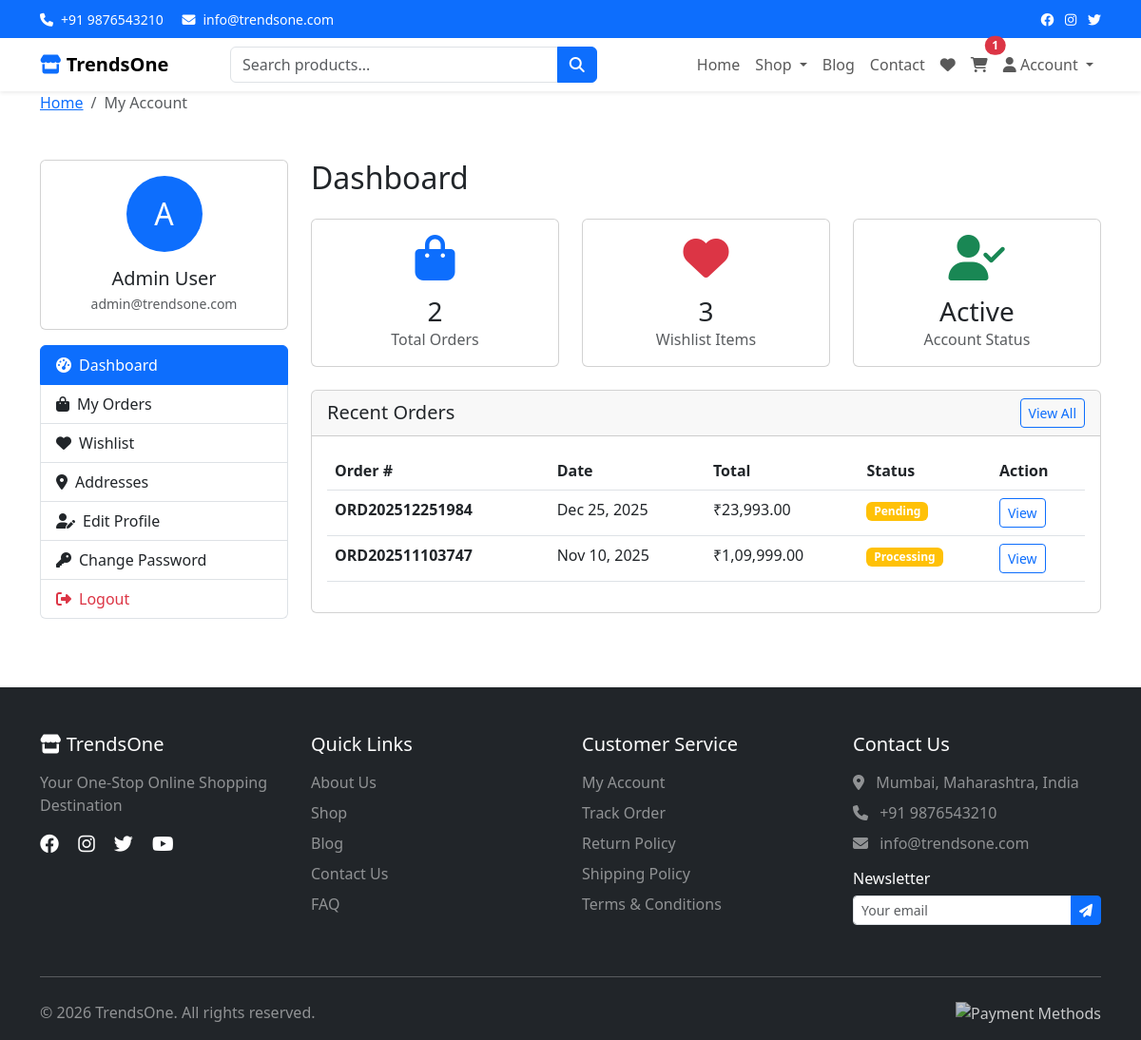
Page /my-account.php (signed in) on the committed database.
### tables this page shows
CREATE TABLE `users` (
  `id` int(11) NOT NULL,
  `name` varchar(100) NOT NULL,
  `email` varchar(100) NOT NULL,
  `password` varchar(255) NOT NULL,
  `phone` varchar(20) DEFAULT NULL,
  `avatar` varchar(255) DEFAULT NULL,
  `address` text DEFAULT NULL,
  `city` varchar(100) DEFAULT NULL,
  `state` varchar(100) DEFAULT NULL,
  `pincode` varchar(10) DEFAULT NULL,
  `country` varchar(50) DEFAULT 'India',
  `email_verified` tinyint(1) DEFAULT 0,
  `verification_token` varchar(100) DEFAULT NULL,
  `password_reset_token` varchar(100) DEFAULT NULL,
  `password_reset_expires` datetime DEFAULT NULL,
  `status` enum('active','blocked') DEFAULT 'active',
  `role` enum('customer','admin') DEFAULT 'customer',
  `last_login` datetime DEFAULT NULL,
  `created_at` timestamp NOT NULL DEFAULT current_timestamp(),
  `updated_at` timestamp NOT NULL DEFAULT current_timestamp() ON UPDATE current_timestamp()
);

CREATE TABLE `orders` (
  `id` int(11) NOT NULL,
  `user_id` int(11) DEFAULT NULL,
  `order_number` varchar(50) NOT NULL,
  `order_status` enum('pending','processing','shipped','delivered','cancelled','refunded') DEFAULT 'pending',
  `payment_method` enum('razorpay','cod') NOT NULL,
  `payment_status` enum('pending','paid','failed','refunded') DEFAULT 'pending',
  `razorpay_order_id` varchar(100) DEFAULT NULL,
  `razorpay_payment_id` varchar(100) DEFAULT NULL,
  `razorpay_signature` varchar(255) DEFAULT NULL,
  `subtotal` decimal(10,2) NOT NULL,
  `discount_amount` decimal(10,2) DEFAULT 0.00,
  `coupon_code` varchar(50) DEFAULT NULL,
  `tax_amount` decimal(10,2) DEFAULT 0.00,
  `shipping_charge` decimal(10,2) DEFAULT 0.00,
  `total_amount` decimal(10,2) NOT NULL,
  `customer_name` varchar(100) NOT NULL,
  `customer_email` varchar(100) NOT NULL,
  `customer_phone` varchar(20) NOT NULL,
  `shipping_address` text NOT NULL,
  `shipping_city` varchar(100) NOT NULL,
  `shipping_state` varchar(100) NOT NULL,
  `shipping_pincode` varchar(10) NOT NULL,
  `billing_address` text DEFAULT NULL,
  `billing_city` varchar(100) DEFAULT NULL,
  `billing_state` varchar(100) DEFAULT NULL,
  `billing_pincode` varchar(10) DEFAULT NULL,
  `billing_same_as_shipping` tinyint(1) DEFAULT 1,
  `order_notes` text DEFAULT NULL,
  `admin_notes` text DEFAULT NULL,
  `shipped_date` datetime DEFAULT NULL,
  `delivered_date` datetime DEFAULT NULL,
  `created_at` timestamp NOT NULL DEFAULT current_timestamp(),
  `updated_at` timestamp NOT NULL DEFAULT current_timestamp() ON UPDATE current_timestamp()
);

### config/config.php (called while the page is built, shortened)
<?php
try {
    $dsn = "mysql:host=" . DB_HOST . ";dbname=" . DB_NAME . ";charset=" . DB_CHARSET;
    $options = [
        PDO::ATTR_ERRMODE => PDO::ERRMODE_EXCEPTION,
        PDO::ATTR_DEFAULT_FETCH_MODE => PDO::FETCH_ASSOC,
        PDO::ATTR_EMULATE_PREPARES => false,
        PDO::ATTR_PERSISTENT => false,
        PDO::MYSQL_ATTR_INIT_COMMAND => "SET NAMES utf8mb4 COLLATE utf8mb4_unicode_ci"
    ];
    $pdo = new PDO($dsn, DB_USER, DB_PASS, $options);
    $pdo->exec("SET CHARACTER SET utf8mb4");
    $pdo->exec("SET character_set_connection=utf8mb4");
    $pdo->exec("SET character_set_client=utf8mb4");
    $pdo->exec("SET character_set_results=utf8mb4");
} catch (PDOException $e) {
    if (ENVIRONMENT === 'development') {
        die("Database Connection Failed: " . $e->getMessage());
    } else {
        error_log("Database Connection Failed: " . $e->getMessage());
        die("We're experiencing technical difficulties. Please try again later.");
    }
}
function format_price($amount, $html = true)
{
    $clean_amount = preg_replace('/[^0-9.]/', '', (string) $amount);
    $amount = floatval($clean_amount);
    $decimal = number_format($amount - floor($amount), 2, '.', '');
    $decimal = substr($decimal, 1);
    $integer = floor($amount);
    $integer = (string) $integer;
    $last3 = substr($integer, -3);
    $rest = substr($integer, 0, -3);
    if ($rest != '') {
        $rest = preg_replace("/\B(?=(\d{2})+(?!\d))/", ",", $rest);
        $formatted_number = $rest . ',' . $last3 . $decimal;
    } else {
        $formatted_number = $last3 . $decimal;
    }
    if ($html) {
        return CURRENCY_HTML . $formatted_number;
    }
    return CURRENCY_SYMBOL . $formatted_number;
}
function get_logged_user()
{
    global $pdo;
    try {
        $stmt = $pdo->prepare("SELECT * FROM users WHERE id = ? AND status = 'active'");
        $stmt->execute([$_SESSION['user_id']]);
        return $stmt->fetch();
    } catch (PDOException $e) {
        error_log("Get user error: " . $e->getMessage());
        return null;
    }
}
?>

### my-account.php (the view, shortened to what this page needs)
<?php
require_once 'config/config.php';
$user = get_logged_user();
$stmt = $pdo->prepare("SELECT COUNT(*) as total_orders FROM orders WHERE user_id = ?");
$stmt->execute([$_SESSION['user_id']]);
$order_stats = $stmt->fetch();
$stmt = $pdo->prepare("SELECT COUNT(*) as wishlist_count FROM wishlist WHERE user_id = ?");
$stmt->execute([$_SESSION['user_id']]);
$wishlist_stats = $stmt->fetch();
$stmt = $pdo->prepare("SELECT * FROM orders WHERE user_id = ? ORDER BY created_at DESC LIMIT 5");
$stmt->execute([$_SESSION['user_id']]);
$recent_orders = $stmt->fetchAll();
include 'includes/header.php';
include 'includes/navbar.php';
?>
<div class="breadcrumb-section">
    <div class="container">
        <nav aria-label="breadcrumb">
            <ol class="breadcrumb">
                <li class="breadcrumb-item"><a href="<?php echo SITE_URL; ?>">Home</a></li>
                <li class="breadcrumb-item active">My Account</li>
            </ol>
        </nav>
    </div>
</div>
<div class="container my-5">
    <div class="row">
        <div class="col-lg-3 mb-4">
            <div class="card">
                <div class="card-body text-center">
                    <div class="mb-3">
                        <?php if ($user['avatar']): ?>
                            <img src="<?php echo AVATAR_IMAGE_URL . $user['avatar']; ?>" class="rounded-circle" width="80" height="80" alt="<?php echo htmlspecialchars($user['name']); ?>">
                        <?php else: ?>
                            <div class="bg-primary text-white rounded-circle d-inline-flex align-items-center justify-content-center" style="width: 80px; height: 80px; font-size: 32px;">
                                <?php echo strtoupper(substr($user['name'], 0, 1)); ?>
                            </div>
                        <?php endif; ?>
                    </div>
                    <h5 class="mb-1"><?php echo htmlspecialchars($user['name']); ?></h5>
                    <p class="text-muted small mb-0"><?php echo htmlspecialchars($user['email']); ?></p>
                </div>
            </div>
            <div class="list-group mt-3">
                <a href="<?php echo SITE_URL; ?>/my-account.php" class="list-group-item list-group-item-action active">
                    <i class="fas fa-tachometer-alt me-2"></i>Dashboard
                </a>
                <a href="<?php echo SITE_URL; ?>/orders.php" class="list-group-item list-group-item-action">
                    <i class="fas fa-shopping-bag me-2"></i>My Orders
                </a>
                <a href="<?php echo SITE_URL; ?>/wishlist.php" class="list-group-item list-group-item-action">
                    <i class="fas fa-heart me-2"></i>Wishlist
                </a>
                <a href="<?php echo SITE_URL; ?>/addresses.php" class="list-group-item list-group-item-action">
                    <i class="fas fa-map-marker-alt me-2"></i>Addresses
                </a>
                <a href="<?php echo SITE_URL; ?>/profile-edit.php" class="list-group-item list-group-item-action">
                    <i class="fas fa-user-edit me-2"></i>Edit Profile
                </a>
                <a href="<?php echo SITE_URL; ?>/change-password.php" class="list-group-item list-group-item-action">
                    <i class="fas fa-key me-2"></i>Change Password
                </a>
                <a href="<?php echo SITE_URL; ?>/logout.php" class="list-group-item list-group-item-action text-danger">
                    <i class="fas fa-sign-out-alt me-2"></i>Logout
                </a>
            </div>
        </div>
        <div class="col-lg-9">
            <h2 class="mb-4">Dashboard</h2>
            <div class="row g-4 mb-4">
                <div class="col-md-4">
                    <div class="card text-center">
                        <div class="card-body">
                            <i class="fas fa-shopping-bag fa-3x text-primary mb-3"></i>
                            <h3 class="mb-0"><?php echo $order_stats['total_orders']; ?></h3>
                            <p class="text-muted mb-0">Total Orders</p>
                        </div>
                    </div>
                </div>
                <div class="col-md-4">
                    <div class="card text-center">
                        <div class="card-body">
                            <i class="fas fa-heart fa-3x text-danger mb-3"></i>
                            <h3 class="mb-0"><?php echo $wishlist_stats['wishlist_count']; ?></h3>
                            <p class="text-muted mb-0">Wishlist Items</p>
                        </div>
                    </div>
                </div>
                <div class="col-md-4">
                    <div class="card text-center">
                        <div class="card-body">
                            <i class="fas fa-user-check fa-3x text-success mb-3"></i>
                            <h3 class="mb-0">Active</h3>
                            <p class="text-muted mb-0">Account Status</p>
                        </div>
                    </div>
                </div>
            </div>
            <div class="card">
                <div class="card-header d-flex justify-content-between align-items-center">
                    <h5 class="mb-0">Recent Orders</h5>
                    <a href="<?php echo SITE_URL; ?>/orders.php" class="btn btn-sm btn-outline-primary">View All</a>
                </div>
                <div class="card-body">
                    <?php if (!empty($recent_orders)): ?>
                    <div class="table-responsive">
                        <table class="table table-hover">
                            <thead>
                                <tr>
                                    <th>Order #</th>
                                    <th>Date</th>
                                    <th>Total</th>
                                    <th>Status</th>
                                    <th>Action</th>
                                </tr>
                            </thead>
                            <tbody>
                                <?php foreach ($recent_orders as $order): ?>
                                <tr>
                                    <td><strong><?php echo htmlspecialchars($order['order_number']); ?></strong></td>
                                    <td><?php echo date('M d, Y', strtotime($order['created_at'])); ?></td>
                                    <td><?php echo format_price($order['total_amount']); ?></td>
                                    <td>
                                        <span class="badge bg-<?php echo $order['order_status'] === 'delivered' ? 'success' : ($order['order_status'] === 'cancelled' ? 'danger' : 'warning'); ?>">
                                            <?php echo ucfirst($order['order_status']); ?>
                                        </span>
                                    </td>
                                    <td>
                                        <a href="<?php echo SITE_URL; ?>/order-detail.php?order=<?php echo $order['order_number']; ?>" class="btn btn-sm btn-outline-primary">View</a>
                                    </td>
                                </tr>
                                <?php endforeach; ?>
                            </tbody>
                        </table>
                    </div>
                    <?php endif; ?>
                </div>
            </div>
        </div>
    </div>
</div>
<?php include 'includes/footer.php'; ?>

### rows in the picture
users: name "A", name "Admin User", email "admin@trendsone.com"
orders: order_number "ORD202512251984", created_at "Dec 25, 2025", total_amount "₹23,993.00", order_status "Pending"
orders: order_number "ORD202511103747", created_at "Nov 10, 2025", total_amount "₹1,09,999.00", order_status "Processing"

### other values in the picture
SITE_PHONE "+91 9876543210"
SITE_EMAIL "info@trendsone.com"
SITE_NAME "TrendsOne"
$cart_count "1"
$order_stats['total_orders'] "2"
$wishlist_stats['wishlist_count'] "3"
SITE_TAGLINE "Your One-Stop Online Shopping Destination"
SITE_ADDRESS "Mumbai, Maharashtra, India"
